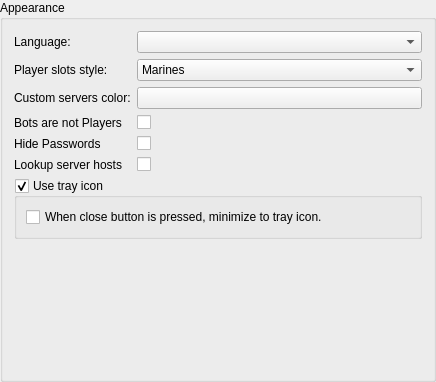
<?xml version="1.0" encoding="UTF-8"?>
<ui version="4.0">
 <class>CFGAppearance</class>
 <widget class="QGroupBox" name="CFGAppearance">
  <property name="geometry">
   <rect>
    <x>0</x>
    <y>0</y>
    <width>436</width>
    <height>382</height>
   </rect>
  </property>
  <property name="windowTitle">
   <string>GroupBox</string>
  </property>
  <property name="title">
   <string>Appearance</string>
  </property>
  <layout class="QVBoxLayout" name="verticalLayout">
   <item>
    <layout class="QFormLayout" name="formLayout">
     <item row="1" column="0">
      <widget class="QLabel" name="label_5">
       <property name="text">
        <string>Player slots style:</string>
       </property>
      </widget>
     </item>
     <item row="1" column="1">
      <widget class="QComboBox" name="slotStyle">
       <property name="sizePolicy">
        <sizepolicy hsizetype="Expanding" vsizetype="Fixed">
         <horstretch>0</horstretch>
         <verstretch>0</verstretch>
        </sizepolicy>
       </property>
       <item>
        <property name="text">
         <string>Marines</string>
        </property>
       </item>
       <item>
        <property name="text">
         <string>Blocks</string>
        </property>
       </item>
       <item>
        <property name="text">
         <string>Numeric</string>
        </property>
       </item>
      </widget>
     </item>
     <item row="2" column="0">
      <widget class="QLabel" name="label_6">
       <property name="text">
        <string>Custom servers color:</string>
       </property>
      </widget>
     </item>
     <item row="2" column="1">
      <widget class="ColorButton" name="btnCustomServersColor">
       <property name="sizePolicy">
        <sizepolicy hsizetype="Expanding" vsizetype="Fixed">
         <horstretch>0</horstretch>
         <verstretch>0</verstretch>
        </sizepolicy>
       </property>
       <property name="text">
        <string/>
       </property>
      </widget>
     </item>
     <item row="3" column="0">
      <widget class="QLabel" name="label_2">
       <property name="text">
        <string>Bots are not Players</string>
       </property>
      </widget>
     </item>
     <item row="3" column="1">
      <widget class="QCheckBox" name="cbBotsNotPlayers">
       <property name="text">
        <string/>
       </property>
      </widget>
     </item>
     <item row="4" column="0">
      <widget class="QLabel" name="label">
       <property name="text">
        <string>Hide Passwords</string>
       </property>
      </widget>
     </item>
     <item row="4" column="1">
      <widget class="QCheckBox" name="cbHidePasswords">
       <property name="text">
        <string/>
       </property>
      </widget>
     </item>
     <item row="5" column="0">
      <widget class="QLabel" name="label_3">
       <property name="text">
        <string>Lookup server hosts</string>
       </property>
      </widget>
     </item>
     <item row="5" column="1">
      <widget class="QCheckBox" name="cbLookupHosts">
       <property name="text">
        <string/>
       </property>
      </widget>
     </item>
     <item row="0" column="0">
      <widget class="QLabel" name="label_4">
       <property name="text">
        <string>Language:</string>
       </property>
      </widget>
     </item>
     <item row="0" column="1">
      <widget class="QComboBox" name="cboLanguage">
       <property name="sizePolicy">
        <sizepolicy hsizetype="Expanding" vsizetype="Fixed">
         <horstretch>0</horstretch>
         <verstretch>0</verstretch>
        </sizepolicy>
       </property>
       <property name="iconSize">
        <size>
         <width>26</width>
         <height>15</height>
        </size>
       </property>
      </widget>
     </item>
    </layout>
   </item>
   <item>
    <widget class="QGroupBox" name="gboUseTrayIcon">
     <property name="title">
      <string>Use tray icon</string>
     </property>
     <property name="checkable">
      <bool>true</bool>
     </property>
     <layout class="QVBoxLayout" name="verticalLayout_2">
      <item>
       <widget class="QCheckBox" name="cbCloseToTrayIcon">
        <property name="text">
         <string>When close button is pressed, minimize to tray icon.</string>
        </property>
       </widget>
      </item>
     </layout>
    </widget>
   </item>
   <item>
    <spacer name="verticalSpacer">
     <property name="orientation">
      <enum>Qt::Vertical</enum>
     </property>
     <property name="sizeHint" stdset="0">
      <size>
       <width>20</width>
       <height>40</height>
      </size>
     </property>
    </spacer>
   </item>
  </layout>
 </widget>
 <customwidgets>
  <customwidget>
   <class>ColorButton</class>
   <extends>QPushButton</extends>
   <header>gui/widgets/colorbutton.h</header>
  </customwidget>
 </customwidgets>
 <resources/>
 <connections/>
</ui>
